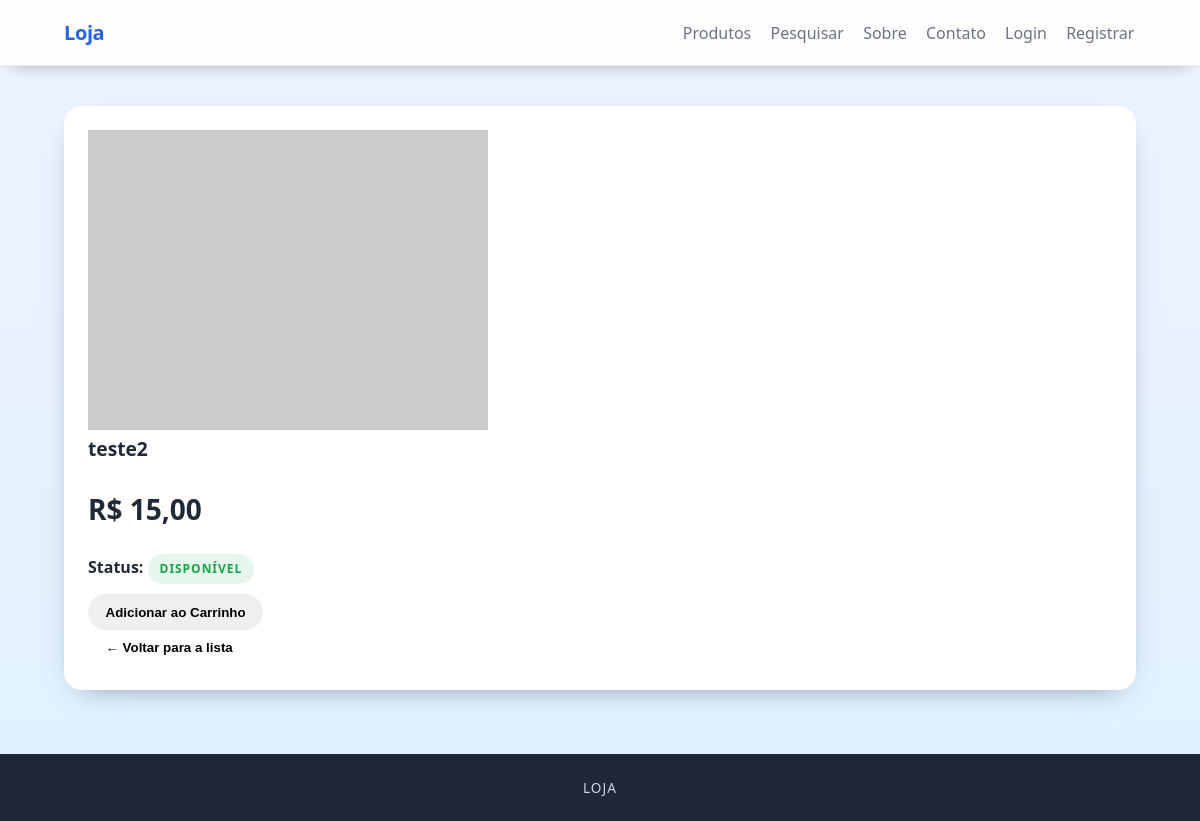
Before: /produto/2/ with the older database file.
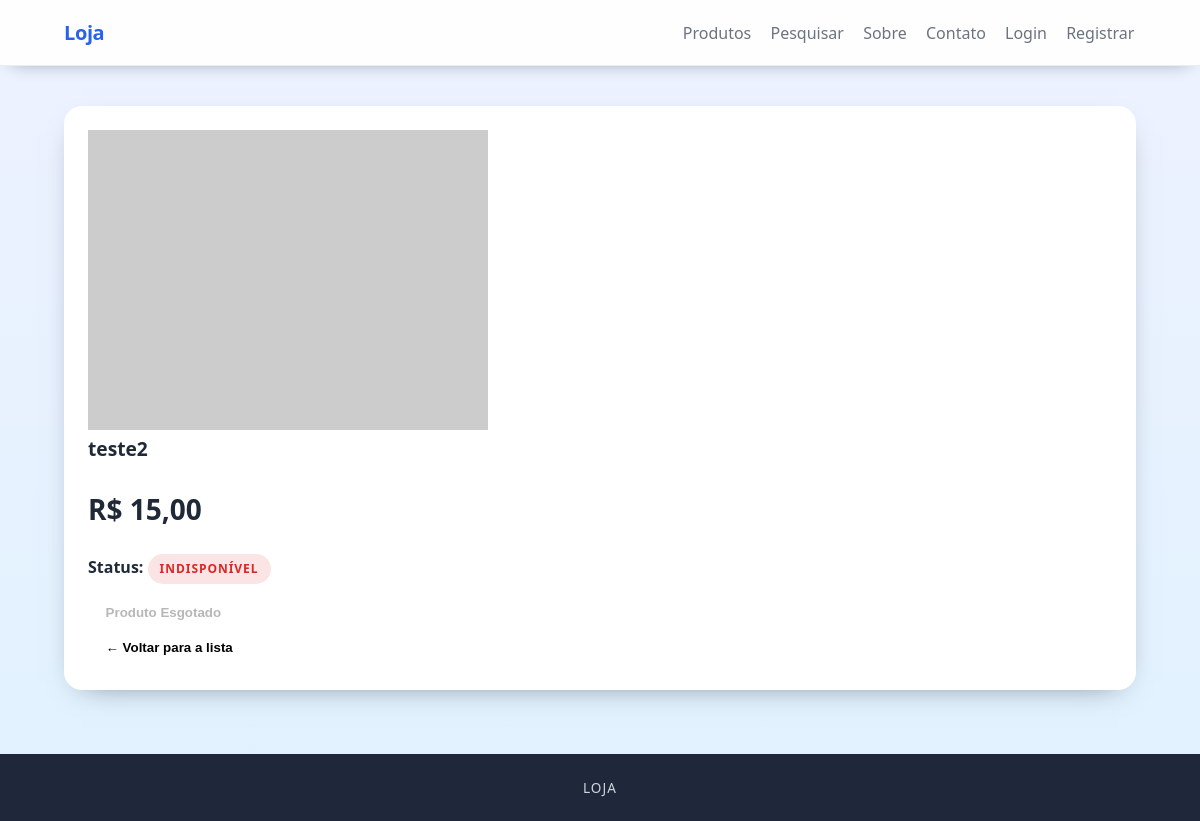
After: the same page with the newer database file.
### loja/models.py (models this page shows, shortened)
class Produto(models.Model):
    nome = models.CharField(max_length=100)
    preco = models.DecimalField(max_digits=10, decimal_places=2)
    disponivel = models.BooleanField(default=True)
    imagem = models.ImageField(upload_to='produtos/', blank=True, null=True)
    quantidade = models.IntegerField(default=1)

### loja/views.py (the view)
# urls.py: path('produto/<int:pk>/', ProdutoDetailView.as_view(), name='produto_detail'),
class ProdutoDetailView(DetailView):
    model = Produto
    template_name = 'produto_detail.html'
    context_object_name = 'produto'

### carrinho/context_processor.py (called while the page is built)
def carrinho(request):
    return {'carrinho': Carrinho(request)}

### templates/produto_detail.html (shortened to what this page needs)
{% extends 'base.html' %}
{% block content %}
<div class="card">
    <div class="card-body">
        <div class="row">
            <div class="col-md-5 text-center">
                {% if produto.imagem %}
                    <img src="{{ produto.imagem.url }}" class="produto-detalhe-img" alt="{{ produto.nome }}">
                {% else %}
                    <img src="https://via.placeholder.com/400x300.png?text=Sem+Imagem" class="produto-detalhe-img" alt="Sem Imagem">
                {% endif %}
            </div>
            <div class="col-md-7">
                <h2 class="card-title" style="margin-bottom: 15px;">{{ produto.nome }}</h2>
                <p style="font-size: 1.75em; font-weight: 600; color: var(--cor-primaria);">R$ {{ produto.preco }}</p>
                <p>
                    <strong>Status:</strong>
                    <span class="badge {% if produto.disponivel and produto.quantidade > 0 %} bg-success {% else %} bg-danger {% endif %}">
                        {% if produto.disponivel and produto.quantidade > 0 %}
                            Disponível
                        {% else %}
                            Indisponível
                        {% endif %}
                    </span>
                </p>
                <div class="action-buttons">
                    {% if produto.disponivel and produto.quantidade > 0 %}
                        <form action="{% url 'adicionar_ao_carrinho' produto.id %}" method="post">
                            <button type="submit" class="btn">Adicionar ao Carrinho</button>
                        </form>
                    {% else %}
                        <button class="btn" disabled style="background-color: var(--cor-texto-claro); cursor: not-allowed;">Produto Esgotado</button>
                    {% endif %}
                    <form action="{% url 'lista_produtos' %}" method="get">
                        <button type="submit" class="btn" style="background-color: var(--cor-texto-claro);">&larr; Voltar para a lista</button>
                    </form>
                </div>
            </div>
        </div>
    </div>
</div>
{% endblock %}

### templates/base.html (shortened to what this page needs)
{% load static %}
<!DOCTYPE html>
<html lang="pt-br">
<head>
    <link rel="stylesheet" href="{% static 'css/styles.css' %}">
</head>
<body>
    <nav>
        <div>
            <a href="{% url 'lista_produtos' %}">Loja</a>
            <div>
                <a href="{% url 'lista_produtos' %}">Produtos</a>
                <a href="{% url 'produtos_filtrados' %}">Pesquisar</a>
                <a href="#">Sobre</a>
                <a href="#">Contato</a>
                {% if user.is_authenticated %}
                    <a href="{% url 'ver_carrinho' %}">Carrinho ({{ carrinho|length }})</a>
                    <div>
                        <button id="userMenuButton">
                            Olá, {{ user.first_name|default:user.username }}! &#9662;
                        </button>
                        <div id="userDropdownMenu">
                            <form action="{% url 'minha_conta' %}" method="get">
                                <button type="submit">Minha Conta</button>
                            </form>
                            <hr>
                            <form action="{% url 'logout' %}" method="post">
                                {% csrf_token %}
                                <button type="submit">Sair</button>
                            </form>
                        </div>
                    </div>
                {% else %}
                    <a href="{% url 'login' %}">Login</a>
                    <a href="{% url 'registrar' %}">Registrar</a>
                {% endif %}
            </div>
        </div>
    </nav>
    <main>
        {% block content %}
        {% endblock %}
    </main>
    <footer>
        <p>Loja</p>
    </footer>
</body>
</html>

### static/css/styles.css (style rules this page uses)
:root { --primary: #2563eb; --primary-dark: #1d4ed8; --accent: #facc15; --surface: #ffffff; --surface-alt: #f8fafc; --border: #e2e8f0; --text: #1f2937; --muted: #6b7280; --success: #16a34a; --danger: #dc2626; --shadow: 0 10px 30px -18px rgba(15, 23, 42, 0.6); }
*, *::before, *::after { box-sizing: border-box; }
body { margin: 0; font-family: "Segoe UI", system-ui, -apple-system, BlinkMacSystemFont, sans-serif; color: var(--text); background: linear-gradient(180deg, #eef2ff 0%, #e0f2fe 100%); min-height: 100vh; display: flex; flex-direction: column; }
a { color: inherit; text-decoration: none; transition: color 0.2s ease, opacity 0.2s ease; }
nav { background: rgba(255, 255, 255, 0.92); backdrop-filter: blur(8px); border-bottom: 1px solid rgba(148, 163, 184, 0.2); box-shadow: 0 8px 18px -12px rgba(15, 23, 42, 0.45); position: sticky; top: 0; z-index: 20; }
nav > div { max-width: 1120px; margin: 0 auto; padding: 1rem 1.5rem; display: flex; align-items: center; gap: 1.5rem; }
nav > div > a:first-child { font-weight: 700; font-size: 1.25rem; letter-spacing: -0.02em; color: var(--primary); }
nav > div > div { margin-left: auto; display: flex; align-items: center; gap: 1rem; }
nav > div > div > a, nav > div > div > form > button { background: transparent; border: none; font: inherit; color: var(--muted); padding: 0.35rem 0.1rem; cursor: pointer; position: relative; }
main { flex: 1; max-width: 1120px; width: 100%; margin: 0 auto; padding: 2.5rem 1.5rem 4rem; }
.card { background: var(--surface); border-radius: 18px; overflow: hidden; box-shadow: var(--shadow); display: flex; flex-direction: column; transition: transform 0.25s ease, box-shadow 0.25s ease; }
.card-body { padding: 1.5rem; display: flex; flex-direction: column; gap: 0.75rem; }
.card-title { font-size: 1.2rem; font-weight: 700; margin: 0; }
.badge { align-self: flex-start; font-size: 0.75rem; font-weight: 700; letter-spacing: 0.08em; text-transform: uppercase; padding: 0.4rem 0.75rem; border-radius: 999px; }
.bg-danger { background-color: rgba(220, 38, 38, 0.12); color: var(--danger); }
.btn { display: inline-flex; align-items: center; justify-content: center; border-radius: 999px; font-weight: 600; padding: 0.65rem 1.1rem; border: none; cursor: pointer; transition: transform 0.2s ease, box-shadow 0.2s ease; }
footer { background: rgba(15, 23, 42, 0.92); color: rgba(226, 232, 240, 0.9); text-align: center; padding: 1.5rem 1rem; margin-top: auto; }
footer p { margin: 0; font-size: 0.85rem; letter-spacing: 0.08em; text-transform: uppercase; }

Changed rows visible on the page:
changed Produto "teste2": disponivel True → False (drawn)
Other visible differences:
text no longer shown: "DISPONÍVEL Adicionar ao Carrinho"
text now shown: "INDISPONÍVEL Produto Esgotado"
